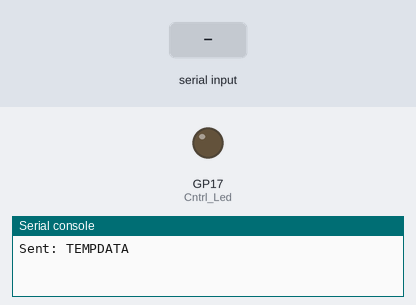
Recording of a program running on a simulated Raspberry Pi Pico running MicroPython. Parts: output pins drawn as LEDs (lit = HIGH), the last lines printed to the serial console. Inputs (shaded band) come from the test bench.

Above: at 1.2 s.
1.3 s: "ON\n" received over the second serial link
At 3.4 s:
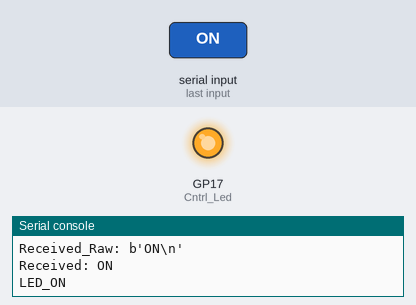
3.8 s: "OFF\n" received over the second serial link
At 5.2 s:
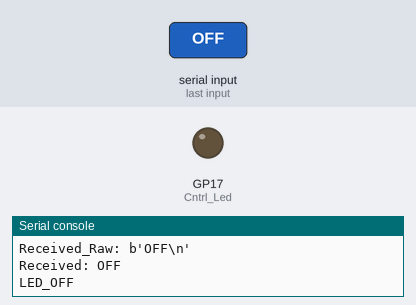
Timing chart, 0 to 6.8 s (numbered marks = the images above; inputs shaded):
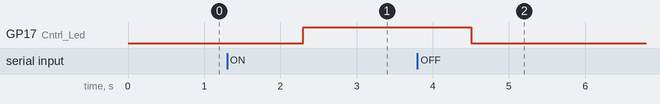

Measured:
- after the input at 1.3 s, GP17 (Cntrl_Led): LOW → HIGH after 1.0 s
- after the input at 3.8 s, GP17 (Cntrl_Led): HIGH → LOW after 0.70 s

The program:

EX-15-Bluetooth.py
```python
import machine as gpio
import utime as TM

# Configure UART for communication with the HC-05 Bluetooth module
uart = gpio.UART(0, baudrate=9600, tx=gpio.Pin(0), rx=gpio.Pin(1))  # UART0, GPIO 0 (TX) and GPIO 1 (RX)

#Controlling pin configuration
Cntrl_Led=gpio.Pin(17, gpio.Pin.OUT)

def send_data(data):
    uart.write(data)
    TM.sleep_ms(100)  # Wait for data to be transmitted

def receive_data():
    if uart.any():
        return uart.read()
    return b''  # Return an empty byte string if no data is available


# Main loop to send and receive data
while True:
    # Send data to the HC-05 module
    data_to_send = "TEMPDATA\n"
    send_data(data_to_send.encode())
    print("Sent:", data_to_send.strip())

    # Receive data from the HC-05 module
    received_data = receive_data()
    if received_data:
        print("Received_Raw:", received_data)
        print("Received:", received_data.decode().strip())
    #Controlling Via Bluetooth
    if("ON"==received_data.decode().strip()):
        Cntrl_Led.value(1)
        print("LED_ON")
    elif("OFF"==received_data.decode().strip()):
        Cntrl_Led.value(0)
        print("LED_OFF")

    TM.sleep(1)
```
